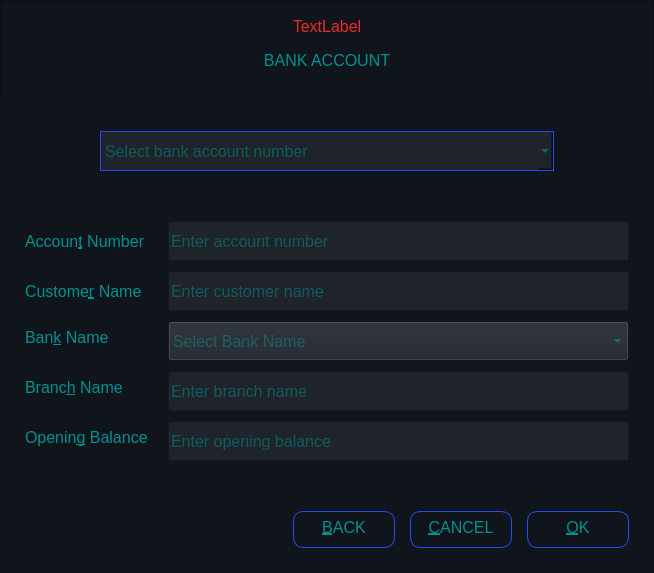
<?xml version="1.0" encoding="UTF-8"?>
<ui version="4.0">
 <class>AccountWindow</class>
 <widget class="QDialog" name="AccountWindow">
  <property name="windowModality">
   <enum>Qt::ApplicationModal</enum>
  </property>
  <property name="geometry">
   <rect>
    <x>0</x>
    <y>0</y>
    <width>654</width>
    <height>573</height>
   </rect>
  </property>
  <property name="font">
   <font>
    <pointsize>-1</pointsize>
   </font>
  </property>
  <property name="windowTitle">
   <string>Expense Tracker</string>
  </property>
  <property name="windowIcon">
   <iconset>
    <normaloff>:/icons/expense_tracker_sm.png</normaloff>:/icons/expense_tracker_sm.png</iconset>
  </property>
  <property name="styleSheet">
   <string notr="true">*{
    		 background-color :#10141b;
		color: rgb(0, 145, 145);
		font-size: 16px;
}

QLabel{
		color:rgba(255, 255, 255, .60);
}

QLineEdit{
            background-color :#1f232a;
        }

QComboBox{
		background-color :#1f232a;
		selection-color: rgb(255, 255, 255);
		selection-background-color: rgb(32, 74, 135);
}

QLineEdit::disabled,
QComboBox::disabled
{
	background-color: #10141b;
 }

#comboAccount{
		border: 1px solid #264BF6;
}

#labelMessage{
	color: rgb(239, 41, 41);
}

QPushButton{
 	color:rgba(0, 255, 0, .50);
    width: 100px;
	height: 20px;
	text-align: center;
	padding: 5px, 10px;
	border: 1px solid #264BF6;
	border-radius: 10px;
}

QPushButton::hover{
	background-color: rgba(0, 0, 255, .30);
     color: rgba(255, 255, 255, .50);
}

QPushButton::disabled{
	background-color: rgba(0, 0, 0, .50);
     color: rgba(255, 255, 255, .50);
}
 
       

        



</string>
  </property>
  <property name="modal">
   <bool>true</bool>
  </property>
  <layout class="QVBoxLayout" name="verticalLayout_2">
   <property name="spacing">
    <number>0</number>
   </property>
   <property name="leftMargin">
    <number>0</number>
   </property>
   <property name="topMargin">
    <number>0</number>
   </property>
   <property name="rightMargin">
    <number>0</number>
   </property>
   <property name="bottomMargin">
    <number>0</number>
   </property>
   <item>
    <widget class="QFrame" name="frameHeader">
     <property name="font">
      <font>
       <pointsize>-1</pointsize>
      </font>
     </property>
     <property name="frameShape">
      <enum>QFrame::StyledPanel</enum>
     </property>
     <property name="frameShadow">
      <enum>QFrame::Raised</enum>
     </property>
     <layout class="QVBoxLayout" name="verticalLayout">
      <property name="spacing">
       <number>0</number>
      </property>
      <property name="leftMargin">
       <number>0</number>
      </property>
      <property name="topMargin">
       <number>0</number>
      </property>
      <property name="rightMargin">
       <number>0</number>
      </property>
      <property name="bottomMargin">
       <number>0</number>
      </property>
      <item>
       <widget class="QLabel" name="labelMessage">
        <property name="minimumSize">
         <size>
          <width>0</width>
          <height>0</height>
         </size>
        </property>
        <property name="maximumSize">
         <size>
          <width>16777215</width>
          <height>16777215</height>
         </size>
        </property>
        <property name="font">
         <font>
          <pointsize>-1</pointsize>
         </font>
        </property>
        <property name="styleSheet">
         <string notr="true"/>
        </property>
        <property name="text">
         <string>TextLabel</string>
        </property>
        <property name="alignment">
         <set>Qt::AlignCenter</set>
        </property>
        <property name="margin">
         <number>10</number>
        </property>
       </widget>
      </item>
      <item alignment="Qt::AlignTop">
       <widget class="QLabel" name="labelHeading">
        <property name="minimumSize">
         <size>
          <width>0</width>
          <height>0</height>
         </size>
        </property>
        <property name="maximumSize">
         <size>
          <width>16777215</width>
          <height>16777215</height>
         </size>
        </property>
        <property name="font">
         <font>
          <pointsize>-1</pointsize>
          <underline>false</underline>
         </font>
        </property>
        <property name="styleSheet">
         <string notr="true"/>
        </property>
        <property name="text">
         <string>BANK ACCOUNT</string>
        </property>
        <property name="alignment">
         <set>Qt::AlignCenter</set>
        </property>
        <property name="margin">
         <number>10</number>
        </property>
       </widget>
      </item>
     </layout>
    </widget>
   </item>
   <item>
    <widget class="QFrame" name="frameCombo">
     <property name="font">
      <font>
       <pointsize>-1</pointsize>
      </font>
     </property>
     <layout class="QHBoxLayout" name="comboLayout">
      <property name="spacing">
       <number>0</number>
      </property>
      <property name="leftMargin">
       <number>100</number>
      </property>
      <property name="topMargin">
       <number>0</number>
      </property>
      <property name="rightMargin">
       <number>100</number>
      </property>
      <property name="bottomMargin">
       <number>0</number>
      </property>
      <item>
       <widget class="QComboBox" name="comboAccount">
        <property name="enabled">
         <bool>true</bool>
        </property>
        <property name="minimumSize">
         <size>
          <width>0</width>
          <height>40</height>
         </size>
        </property>
        <property name="font">
         <font>
          <pointsize>-1</pointsize>
          <bold>false</bold>
          <kerning>true</kerning>
         </font>
        </property>
        <property name="cursor">
         <cursorShape>ArrowCursor</cursorShape>
        </property>
        <property name="acceptDrops">
         <bool>false</bool>
        </property>
        <property name="styleSheet">
         <string notr="true"/>
        </property>
        <property name="maxVisibleItems">
         <number>5000</number>
        </property>
        <property name="placeholderText">
         <string>Select bank account number</string>
        </property>
        <property name="frame">
         <bool>true</bool>
        </property>
       </widget>
      </item>
     </layout>
    </widget>
   </item>
   <item>
    <widget class="QFrame" name="frameBody">
     <property name="font">
      <font>
       <pointsize>-1</pointsize>
      </font>
     </property>
     <layout class="QFormLayout" name="formLayout">
      <property name="formAlignment">
       <set>Qt::AlignLeading|Qt::AlignLeft|Qt::AlignVCenter</set>
      </property>
      <property name="horizontalSpacing">
       <number>20</number>
      </property>
      <property name="verticalSpacing">
       <number>10</number>
      </property>
      <property name="leftMargin">
       <number>25</number>
      </property>
      <property name="topMargin">
       <number>20</number>
      </property>
      <property name="rightMargin">
       <number>25</number>
      </property>
      <property name="bottomMargin">
       <number>0</number>
      </property>
      <item row="1" column="0">
       <widget class="QLabel" name="labelAccountNumber">
        <property name="minimumSize">
         <size>
          <width>0</width>
          <height>40</height>
         </size>
        </property>
        <property name="font">
         <font>
          <pointsize>-1</pointsize>
         </font>
        </property>
        <property name="text">
         <string>Accoun&amp;t Number</string>
        </property>
        <property name="buddy">
         <cstring>editAccountNumber</cstring>
        </property>
       </widget>
      </item>
      <item row="1" column="1">
       <widget class="QLineEdit" name="editAccountNumber">
        <property name="enabled">
         <bool>true</bool>
        </property>
        <property name="minimumSize">
         <size>
          <width>0</width>
          <height>40</height>
         </size>
        </property>
        <property name="font">
         <font>
          <pointsize>-1</pointsize>
         </font>
        </property>
        <property name="styleSheet">
         <string notr="true"/>
        </property>
        <property name="inputMethodHints">
         <set>Qt::ImhNone</set>
        </property>
        <property name="maxLength">
         <number>25</number>
        </property>
        <property name="placeholderText">
         <string>Enter account number</string>
        </property>
       </widget>
      </item>
      <item row="2" column="0">
       <widget class="QLabel" name="labelCustomerName">
        <property name="minimumSize">
         <size>
          <width>0</width>
          <height>40</height>
         </size>
        </property>
        <property name="font">
         <font>
          <pointsize>-1</pointsize>
         </font>
        </property>
        <property name="text">
         <string>Custome&amp;r Name</string>
        </property>
        <property name="buddy">
         <cstring>editCustomerName</cstring>
        </property>
       </widget>
      </item>
      <item row="2" column="1">
       <widget class="QLineEdit" name="editCustomerName">
        <property name="minimumSize">
         <size>
          <width>0</width>
          <height>40</height>
         </size>
        </property>
        <property name="font">
         <font>
          <pointsize>-1</pointsize>
         </font>
        </property>
        <property name="styleSheet">
         <string notr="true"/>
        </property>
        <property name="inputMethodHints">
         <set>Qt::ImhNone</set>
        </property>
        <property name="maxLength">
         <number>40</number>
        </property>
        <property name="placeholderText">
         <string>Enter customer name</string>
        </property>
       </widget>
      </item>
      <item row="3" column="0">
       <widget class="QLabel" name="labelBankName">
        <property name="font">
         <font>
          <pointsize>-1</pointsize>
         </font>
        </property>
        <property name="text">
         <string>Ban&amp;k Name</string>
        </property>
        <property name="buddy">
         <cstring>comboBankName</cstring>
        </property>
       </widget>
      </item>
      <item row="3" column="1">
       <widget class="QComboBox" name="comboBankName">
        <property name="minimumSize">
         <size>
          <width>0</width>
          <height>40</height>
         </size>
        </property>
        <property name="font">
         <font>
          <pointsize>-1</pointsize>
         </font>
        </property>
        <property name="styleSheet">
         <string notr="true"/>
        </property>
        <property name="placeholderText">
         <string>Select Bank Name</string>
        </property>
        <property name="modelColumn">
         <number>0</number>
        </property>
       </widget>
      </item>
      <item row="4" column="0">
       <widget class="QLabel" name="labelBranchName">
        <property name="font">
         <font>
          <pointsize>-1</pointsize>
         </font>
        </property>
        <property name="text">
         <string>Branc&amp;h Name</string>
        </property>
        <property name="buddy">
         <cstring>editBranchName</cstring>
        </property>
       </widget>
      </item>
      <item row="4" column="1">
       <widget class="QLineEdit" name="editBranchName">
        <property name="minimumSize">
         <size>
          <width>0</width>
          <height>40</height>
         </size>
        </property>
        <property name="font">
         <font>
          <pointsize>-1</pointsize>
         </font>
        </property>
        <property name="styleSheet">
         <string notr="true"/>
        </property>
        <property name="inputMethodHints">
         <set>Qt::ImhNone</set>
        </property>
        <property name="maxLength">
         <number>40</number>
        </property>
        <property name="placeholderText">
         <string>Enter branch name</string>
        </property>
       </widget>
      </item>
      <item row="5" column="0">
       <widget class="QLabel" name="labelOpeningBalance">
        <property name="font">
         <font>
          <pointsize>-1</pointsize>
         </font>
        </property>
        <property name="text">
         <string>Openin&amp;g Balance</string>
        </property>
        <property name="buddy">
         <cstring>editBalance</cstring>
        </property>
       </widget>
      </item>
      <item row="5" column="1">
       <widget class="QLineEdit" name="editBalance">
        <property name="minimumSize">
         <size>
          <width>0</width>
          <height>40</height>
         </size>
        </property>
        <property name="font">
         <font>
          <pointsize>-1</pointsize>
         </font>
        </property>
        <property name="styleSheet">
         <string notr="true"/>
        </property>
        <property name="maxLength">
         <number>8</number>
        </property>
        <property name="placeholderText">
         <string>Enter opening balance</string>
        </property>
       </widget>
      </item>
     </layout>
    </widget>
   </item>
   <item>
    <widget class="QFrame" name="framefooter">
     <property name="font">
      <font>
       <pointsize>-1</pointsize>
      </font>
     </property>
     <layout class="QHBoxLayout" name="buttonLayout">
      <property name="spacing">
       <number>15</number>
      </property>
      <property name="leftMargin">
       <number>0</number>
      </property>
      <property name="topMargin">
       <number>50</number>
      </property>
      <property name="rightMargin">
       <number>25</number>
      </property>
      <property name="bottomMargin">
       <number>25</number>
      </property>
      <item>
       <spacer name="horizontalSpacer_3">
        <property name="font">
         <font>
          <pointsize>-1</pointsize>
         </font>
        </property>
        <property name="orientation">
         <enum>Qt::Horizontal</enum>
        </property>
        <property name="sizeHint" stdset="0">
         <size>
          <width>40</width>
          <height>20</height>
         </size>
        </property>
       </spacer>
      </item>
      <item>
       <widget class="QPushButton" name="buttonBack">
        <property name="minimumSize">
         <size>
          <width>0</width>
          <height>0</height>
         </size>
        </property>
        <property name="maximumSize">
         <size>
          <width>16777215</width>
          <height>16777215</height>
         </size>
        </property>
        <property name="font">
         <font>
          <pointsize>-1</pointsize>
         </font>
        </property>
        <property name="styleSheet">
         <string notr="true"/>
        </property>
        <property name="text">
         <string>&amp;BACK</string>
        </property>
        <property name="icon">
         <iconset resource="../src/resource.qrc">
          <normaloff>:/icons/icons/back.png</normaloff>:/icons/icons/back.png</iconset>
        </property>
        <property name="autoDefault">
         <bool>true</bool>
        </property>
        <property name="default">
         <bool>false</bool>
        </property>
       </widget>
      </item>
      <item>
       <widget class="QPushButton" name="buttonCancel">
        <property name="enabled">
         <bool>true</bool>
        </property>
        <property name="minimumSize">
         <size>
          <width>0</width>
          <height>0</height>
         </size>
        </property>
        <property name="maximumSize">
         <size>
          <width>16777215</width>
          <height>16777215</height>
         </size>
        </property>
        <property name="font">
         <font>
          <pointsize>-1</pointsize>
         </font>
        </property>
        <property name="styleSheet">
         <string notr="true"/>
        </property>
        <property name="text">
         <string>&amp;CANCEL</string>
        </property>
        <property name="icon">
         <iconset resource="../src/resource.qrc">
          <normaloff>:/icons/icons/cancel.png</normaloff>:/icons/icons/cancel.png</iconset>
        </property>
        <property name="autoDefault">
         <bool>true</bool>
        </property>
        <property name="default">
         <bool>false</bool>
        </property>
       </widget>
      </item>
      <item>
       <widget class="QPushButton" name="buttonOk">
        <property name="enabled">
         <bool>false</bool>
        </property>
        <property name="minimumSize">
         <size>
          <width>0</width>
          <height>0</height>
         </size>
        </property>
        <property name="maximumSize">
         <size>
          <width>16777215</width>
          <height>16777215</height>
         </size>
        </property>
        <property name="font">
         <font>
          <pointsize>-1</pointsize>
         </font>
        </property>
        <property name="styleSheet">
         <string notr="true"/>
        </property>
        <property name="text">
         <string>&amp;OK</string>
        </property>
        <property name="icon">
         <iconset resource="../src/resource.qrc">
          <normaloff>:/icons/icons/ok.png</normaloff>:/icons/icons/ok.png</iconset>
        </property>
        <property name="autoDefault">
         <bool>true</bool>
        </property>
        <property name="default">
         <bool>true</bool>
        </property>
       </widget>
      </item>
     </layout>
    </widget>
   </item>
  </layout>
 </widget>
 <tabstops>
  <tabstop>comboAccount</tabstop>
  <tabstop>editAccountNumber</tabstop>
  <tabstop>editCustomerName</tabstop>
  <tabstop>comboBankName</tabstop>
  <tabstop>editBranchName</tabstop>
 </tabstops>
 <resources>
  <include location="../src/resource.qrc"/>
 </resources>
 <connections>
  <connection>
   <sender>buttonOk</sender>
   <signal>clicked()</signal>
   <receiver>AccountWindow</receiver>
   <slot>onOkPressed()</slot>
   <hints>
    <hint type="sourcelabel">
     <x>578</x>
     <y>532</y>
    </hint>
    <hint type="destinationlabel">
     <x>326</x>
     <y>286</y>
    </hint>
   </hints>
  </connection>
  <connection>
   <sender>buttonBack</sender>
   <signal>clicked()</signal>
   <receiver>AccountWindow</receiver>
   <slot>close()</slot>
   <hints>
    <hint type="sourcelabel">
     <x>378</x>
     <y>532</y>
    </hint>
    <hint type="destinationlabel">
     <x>326</x>
     <y>286</y>
    </hint>
   </hints>
  </connection>
  <connection>
   <sender>buttonCancel</sender>
   <signal>clicked()</signal>
   <receiver>AccountWindow</receiver>
   <slot>onCancelPressed()</slot>
   <hints>
    <hint type="sourcelabel">
     <x>478</x>
     <y>532</y>
    </hint>
    <hint type="destinationlabel">
     <x>326</x>
     <y>286</y>
    </hint>
   </hints>
  </connection>
  <connection>
   <sender>comboAccount</sender>
   <signal>currentIndexChanged(int)</signal>
   <receiver>AccountWindow</receiver>
   <slot>onAccountChanged()</slot>
   <hints>
    <hint type="sourcelabel">
     <x>326</x>
     <y>105</y>
    </hint>
    <hint type="destinationlabel">
     <x>326</x>
     <y>286</y>
    </hint>
   </hints>
  </connection>
  <connection>
   <sender>comboBankName</sender>
   <signal>currentIndexChanged(int)</signal>
   <receiver>AccountWindow</receiver>
   <slot>onBankNameChanged()</slot>
   <hints>
    <hint type="sourcelabel">
     <x>410</x>
     <y>347</y>
    </hint>
    <hint type="destinationlabel">
     <x>326</x>
     <y>286</y>
    </hint>
   </hints>
  </connection>
  <connection>
   <sender>editAccountNumber</sender>
   <signal>textEdited(QString)</signal>
   <receiver>AccountWindow</receiver>
   <slot>onTextEdited()</slot>
   <hints>
    <hint type="sourcelabel">
     <x>410</x>
     <y>247</y>
    </hint>
    <hint type="destinationlabel">
     <x>326</x>
     <y>286</y>
    </hint>
   </hints>
  </connection>
  <connection>
   <sender>editCustomerName</sender>
   <signal>textEdited(QString)</signal>
   <receiver>AccountWindow</receiver>
   <slot>onTextEdited()</slot>
   <hints>
    <hint type="sourcelabel">
     <x>410</x>
     <y>297</y>
    </hint>
    <hint type="destinationlabel">
     <x>326</x>
     <y>286</y>
    </hint>
   </hints>
  </connection>
  <connection>
   <sender>editBranchName</sender>
   <signal>textEdited(QString)</signal>
   <receiver>AccountWindow</receiver>
   <slot>onTextEdited()</slot>
   <hints>
    <hint type="sourcelabel">
     <x>410</x>
     <y>397</y>
    </hint>
    <hint type="destinationlabel">
     <x>326</x>
     <y>286</y>
    </hint>
   </hints>
  </connection>
  <connection>
   <sender>editBalance</sender>
   <signal>textEdited(QString)</signal>
   <receiver>AccountWindow</receiver>
   <slot>onTextEdited()</slot>
   <hints>
    <hint type="sourcelabel">
     <x>410</x>
     <y>447</y>
    </hint>
    <hint type="destinationlabel">
     <x>326</x>
     <y>286</y>
    </hint>
   </hints>
  </connection>
 </connections>
 <slots>
  <slot>onAccountChanged()</slot>
  <slot>onCancelPressed()</slot>
  <slot>onOkPressed()</slot>
  <slot>onTextEdited()</slot>
  <slot>onBankNameChanged()</slot>
 </slots>
</ui>
